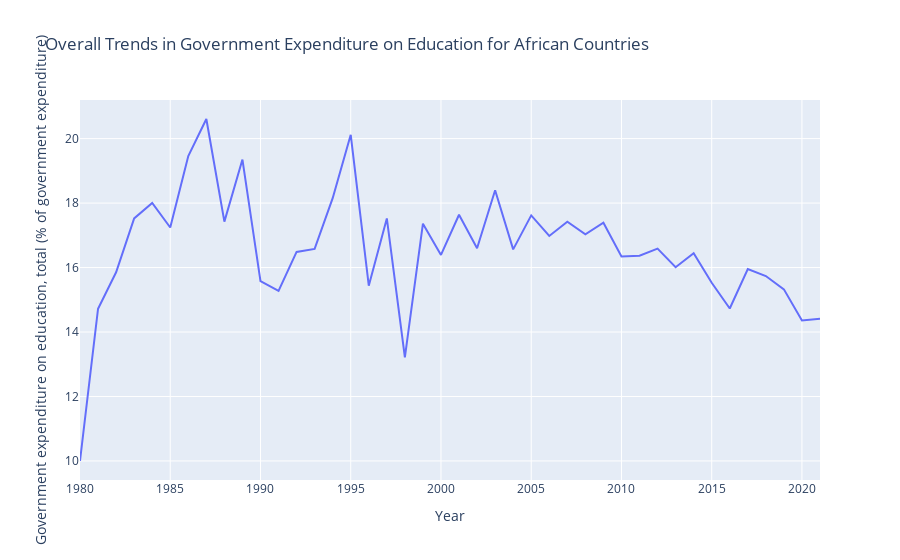

Notebook code for this chart:
### Code cell
# Group by 'Year' and get the mean of 'Government expenditure on education, total (% of government expenditure)'
overall_trends = df3_africa.groupby('Year')['Government expenditure on education, total (% of government expenditure)'].mean().reset_index()

# Create a line plot
fig = px.line(overall_trends, x='Year', y='Government expenditure on education, total (% of government expenditure)', title='Overall Trends in Government Expenditure on Education for African Countries')

# Show the figure
fig.show()

### Figure 1 — Plotly figure (JSON) as saved in the notebook; plotly's stock layout.template omitted (floating-point values rounded to 4 significant figures)
{"data": [{"hovertemplate": "Year=%{x}<br>Government expenditure on education, total (% of government expenditure)=%{y}<extra></extra>", "legendgroup": "", "line": {"color": "#636efa", "dash": "solid"}, "marker": {"symbol": "circle"}, "mode": "lines", "name": "", "orientation": "v", "showlegend": false, "type": "scatter", "x": [1980, 1981, 1982, 1983, 1984, 1985, 1986, 1987, 1988, 1989, 1990, 1991, 1992, 1993, 1994, 1995, 1996, 1997, 1998, 1999, 2000, 2001, 2002, 2003, 2004, 2005, 2006, 2007, 2008, 2009, 2010, 2011, 2012, 2013, 2014, 2015, 2016, 2017, 2018, 2019, 2020, 2021], "xaxis": "x", "y": [9.999, 14.72, 15.85, 17.53, 18.0, 17.24, 19.46, 20.61, 17.42, 19.35, 15.58, 15.28, 16.49, 16.58, 18.15, 20.12, 15.44, 17.52, 13.21, 17.36, 16.39, 17.64, 16.6, 18.4, 16.56, 17.62, 16.98, 17.42, 17.03, 17.39, 16.34, 16.37, 16.59, 16.01, 16.45, 15.53, 14.73, 15.96, 15.74, 15.32, 14.36, 14.41], "yaxis": "y"}], "layout": {"legend": {"tracegroupgap": 0}, "title": {"text": "Overall Trends in Government Expenditure on Education for African Countries"}, "xaxis": {"anchor": "y", "domain": [0, 1], "title": {"text": "Year"}}, "yaxis": {"anchor": "x", "domain": [0, 1], "title": {"text": "Government expenditure on education, total (% of government expenditure)"}}}}
